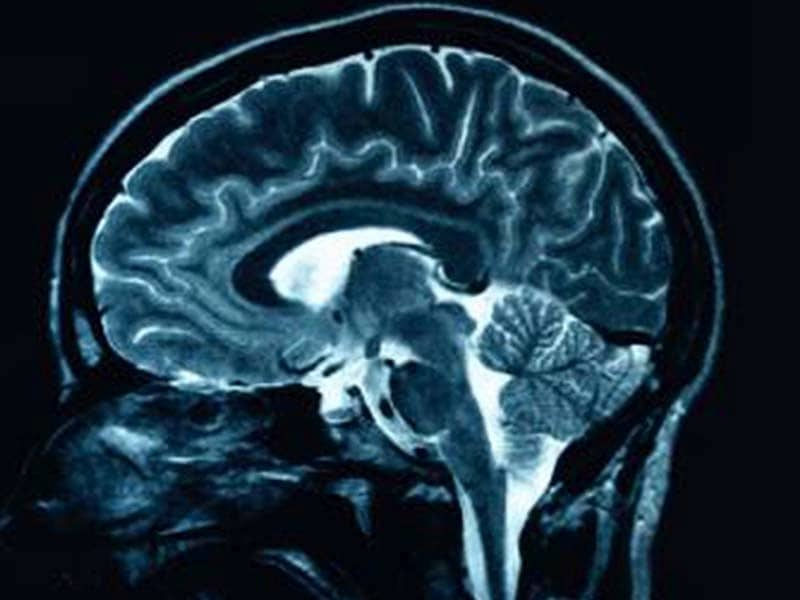
#> input picture 14_morphological/brain-scan.jpeg, 800 x 600 px
$ python hats.py
#> lines starting #> are read from the running program, lines starting #| are printed output that depends on the picture

# import the necessary packages
import argparse
import cv2

# load the image and convert it to grayscale
image = cv2.imread('brain-scan.jpeg')
#> image is the input picture: shape (600, 800, 3); mean B, G, R 63.3, 49.5, 28.2
gray = cv2.cvtColor(image, cv2.COLOR_BGR2GRAY)
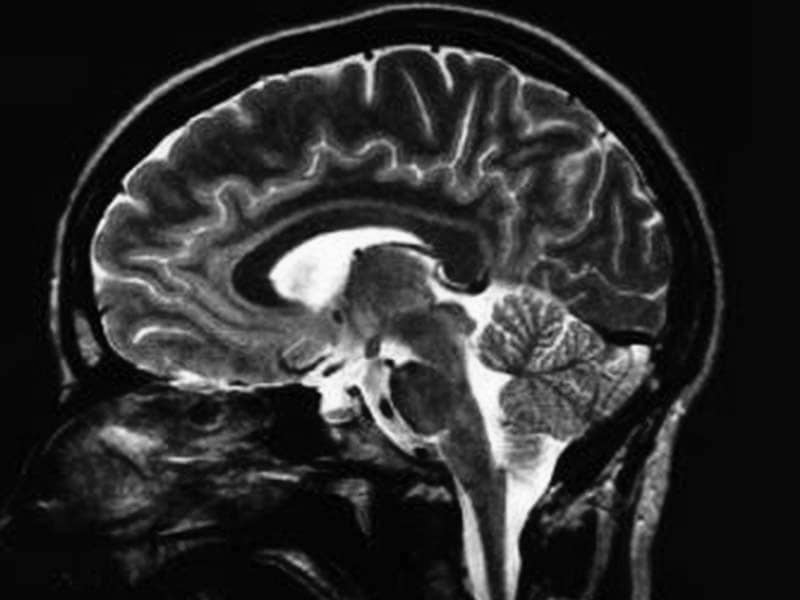
#> gray: shape (600, 800); min 0, max 254, mean 44.7

# construct a rectangular kernel and apply a blackhat operation which
# enables us to find dark regions on a light background
rectKernel = cv2.getStructuringElement(cv2.MORPH_RECT, (15, 15))
blackhat = cv2.morphologyEx(gray, cv2.MORPH_BLACKHAT, rectKernel)
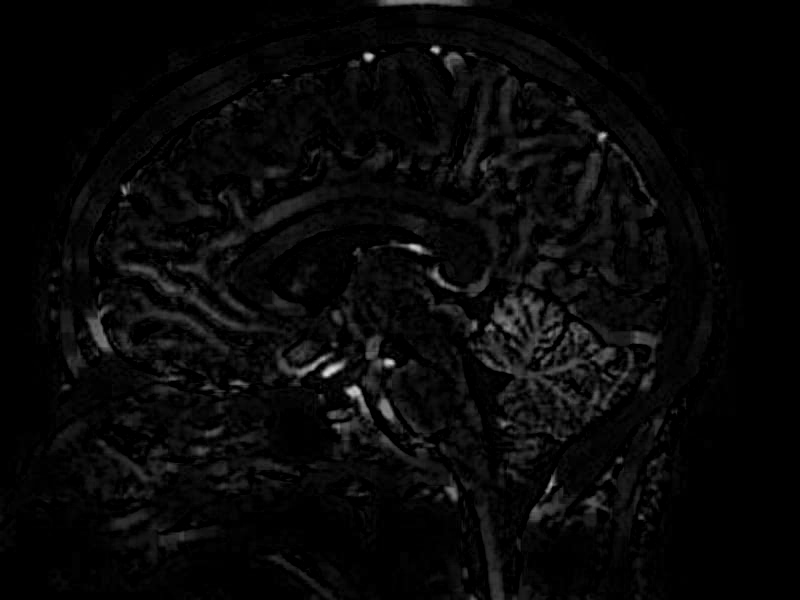
#> blackhat: shape (600, 800); min 0, max 220, mean 8.1

# similarly, a tophat (also called a "whitehat") operation will enable
# us to find light regions on a dark background
tophat = cv2.morphologyEx(gray, cv2.MORPH_TOPHAT, rectKernel)
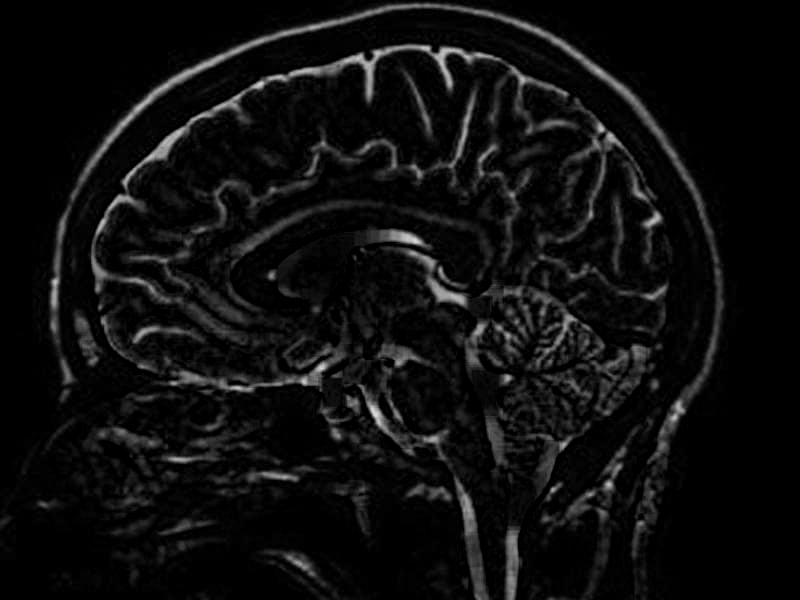
#> tophat: shape (600, 800); min 0, max 221, mean 13.9

# show the output images
cv2.imshow("Original", image)
cv2.imshow("Blackhat", blackhat)
cv2.imshow("Tophat", tophat)
cv2.waitKey(0)
